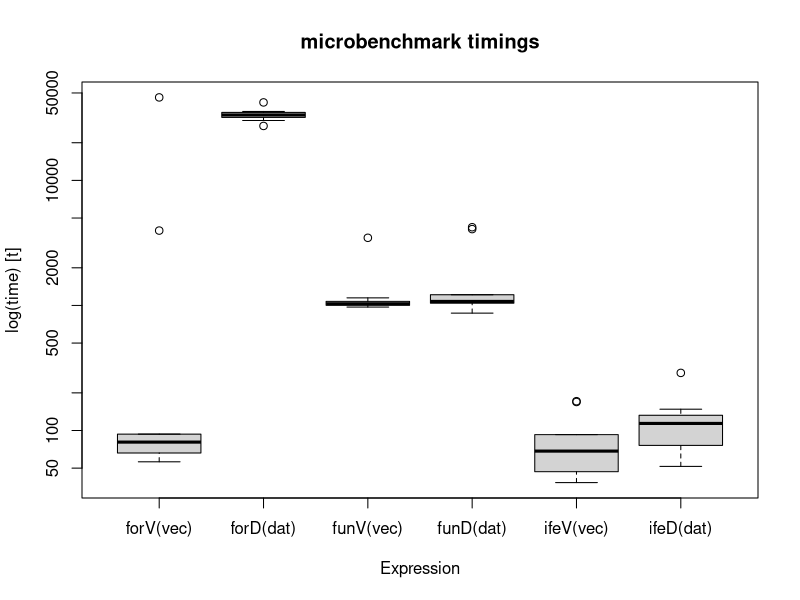

Generate this figure with R:
## ---- chunk 1

set.seed(1)
knitr::opts_chunk$set(collapse = F)

## ---- chunk 2

myData <- c(1, 2, 3, 4, 5)
for(i in 1:length(myData)){
    myData[i] <- myData[i] + 1
}
myData

## ---- chunk 3

myData <- 1:15
for(i in 1:length(myData)){
    myData[i] <-  myData[i] + 1
}

## ---- chunk 4

myData <- 1:15
myData <- myData + 1

## ---- chunk 5

a <- 1:10
b <- c(2, 10)
a * b

a <- 1:10
b <- 1:3
a * b

## ---- chunk 6

set.seed(1)

## ---- chunk 7

ckFun <- function(x){
    if(x > 50) return(x - 50)
    return(x)
}
x <- round(runif(1000, 1, 100))
print(head(x, 10))
newx <- sapply(x, ckFun)
print(head(newx, 10))

## ---- chunk 8

xnew <- ifelse(x > 50, x - 50, x)

## ---- chunk 9

library(microbenchmark)

vecLen <- 1000
vec <- round(runif(vecLen, 1, 100))
dat <- data.frame(col1 = vec)

## ---- chunk 10

forV <- function(vec){
    for(i in 1:length(vec)){
        if(vec[i] > 50){
            vec[i] <- vec[i] - 50
        }
    }
    return(vec)
}

forD <- function(dat){
    for(i in 1:nrow(dat)){
        if(dat[i,1] > 50){
            dat[i,2] <- dat[i,1] - 50
        }
    }
    return(dat)
}

## ---- chunk 11
ckFun <- function(x){
    if(x > 50){
        return(x - 50)
    }
    return(x)
}

funV <- function(vec){
    return(sapply(vec, ckFun))
}

funD <- function(dat){
    dat$col2 <- sapply(dat$col1, ckFun)
    return(dat)
}
## ---- chunk 12
ifeV <- function(vec){
    return(ifelse(vec > 50, vec - 50, vec))
}

ifeD <- function(dat){
    dat$col2 <- ifelse(dat$col1 > 50,
                       dat$col1 - 50,
                       dat$col1)
    return(dat)
}
## ---- chunk 13

res <- microbenchmark(forV(vec),
                      forD(dat),
                      funV(vec),
                      funD(dat),
                      ifeV(vec),
                      ifeD(dat),
                      times = 10)

boxplot(res)

## ---- chunk 14

myList <- list(1:5,
               LETTERS[1:10],
               c(T, F, T, T))
lapply(myList, is.numeric)

## ---- chunk 15

lapply(myList, function(x) if(is.numeric(x)) sum(x) else x)

## ---- chunk 16

lapply(myList, '[', 1)

## ---- chunk 17

sapply(myList, '[', 1)
class(sapply(myList, '[', 1))

## ---- chunk 18

sapply(myList, '[', 1:3)
class(sapply(myList, '[', 1:3))

## ---- chunk 19

letFun <- function() sample(c("A", "B", "C", "7"), 500, replace = T)
slots <- data.frame(fst = letFun(), snd = letFun(), thd = letFun())
print(head(slots))

## ---- chunk 20

slotFun <- function(fst, snd, thd){
    if(fst == snd & snd == thd){
        return(paste(fst, snd, thd))
    } else {
        return(NA)
    }
}
runSlots <- mapply(slotFun, slots$fst, slots$snd, slots$thd)
length(which(runSlots == "7 7 7"))

## ---- chunk 21

## Resources
## [Functional Progamming - Advanced R](htt://adv-r.had.co.nz/Functional-programming.html)  
## [A Practical Introduction To Functional Programming](https://maryrosecook.com/blog/post/a-practical-introduction-to-functional-programming)  

